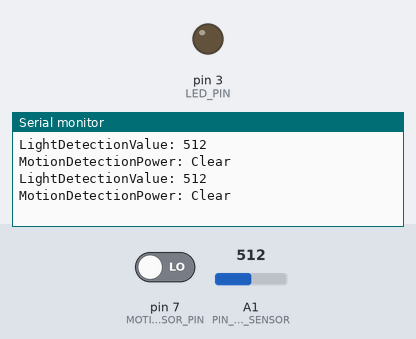
This program was run on a simulated Arduino Nano, built with avr-gcc and run on an emulated ATmega328P. On the bench: output pins drawn as LEDs (lit = HIGH), the last lines printed to the serial monitor. The inputs (shaded band) are chosen by the test bench; at power-on: pin 7 (MOTION_SENSOR_PIN) LOW, A1 (PIN_PHOTO_SENSOR) = 512.

Above: at 1.7 s.
1.8 s: pin 7 (MOTION_SENSOR_PIN) driven HIGH
At 3.4 s:
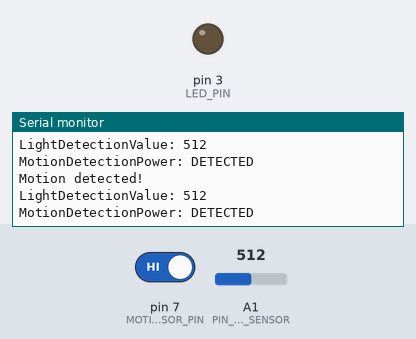
3.5 s: pin 7 (MOTION_SENSOR_PIN) driven LOW
At 4.7 s:
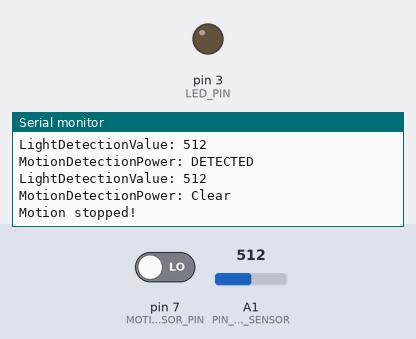

The program:

main.cpp
```cpp
#include "main.h"
#include <Arduino.h>
#include <Arduino_FreeRTOS.h>
#include <queue.h>

#define DEBUG true

QueueHandle_t queueLightDetected;
QueueHandle_t queueMotionDetected;

void setup() {
  Serial.begin(9600);

  while (!Serial) {
    ; // wait for serial port to connect. Needed for native USB
  }

  queueLightDetected = xQueueCreate(1, sizeof(bool));
  queueMotionDetected = xQueueCreate(1, sizeof(bool));

  if (queueLightDetected == NULL || queueMotionDetected == NULL) {
    Serial.println("Queue can not be created");
  }

  xTaskCreate(lightDetectionTask, "lightDetectionTask", 256, NULL, 1, NULL);
  xTaskCreate(motionDetectionTask, "motionDetectionTask", 128, NULL, 2, NULL);
  xTaskCreate(lightControlTask, "lightControlTask", 128, NULL, 3, NULL);

  vTaskStartScheduler();
}

void loop() {}

// Detect light value by photoresistor
void lightDetectionTask(void *pvParameters) {
  const int PIN_PHOTO_SENSOR = A1;

  bool lightIsDetected;

  for (;;) {
    int photoSensorValue = analogRead(PIN_PHOTO_SENSOR);
    if (DEBUG) {
      Serial.println("LightDetectionValue: " + String(photoSensorValue));
    }
    lightIsDetected = photoSensorValue < 700;
    xQueueOverwrite(queueLightDetected, &lightIsDetected);
    int delay = lightIsDetected ? 1000 : 500;
    vTaskDelay(delay / portTICK_PERIOD_MS);
  }
}

// Detect motion by HC-SR501 module
void motionDetectionTask(void *pvParameters) {
  const int MOTION_SENSOR_PIN = 7;
  pinMode(MOTION_SENSOR_PIN, INPUT);

  int motionStatePrevious, motionStateCurrent = LOW;
  bool motionIsDetected;

  for (;;) {
    motionStatePrevious = motionStateCurrent;
    motionStateCurrent = digitalRead(MOTION_SENSOR_PIN);
    if (DEBUG) {
      String powerStatus = (motionStateCurrent == HIGH) ? "DETECTED" : "Clear";
      Serial.println("MotionDetectionPower: " + powerStatus);
    }

    // pin state change: LOW -> HIGH
    if (motionStatePrevious == LOW && motionStateCurrent == HIGH) {
      motionIsDetected = true;
      xQueueOverwrite(queueMotionDetected, &motionIsDetected);
      if (DEBUG) {
        Serial.println("Motion detected!");
      }
    }
    // pin state change: HIGH -> LOW
    else if (motionStatePrevious == HIGH && motionStateCurrent == LOW) {
      motionIsDetected = false;
      xQueueOverwrite(queueMotionDetected, &motionIsDetected);
      if (DEBUG) {
        Serial.println("Motion stopped!");
      }
    }
    vTaskDelay(1000 / portTICK_PERIOD_MS);
  }
}

// Light control
void lightControlTask(void *pvParameters) {
  const int LED_PIN = 3;
  pinMode(LED_PIN, OUTPUT);

  bool lightIsDetected = true, motionIsDetected = false;

  for (;;) {
    xQueueReceive(queueLightDetected, &lightIsDetected, portMAX_DELAY);
    xQueueReceive(queueMotionDetected, &motionIsDetected, portMAX_DELAY);
    if (!lightIsDetected && motionIsDetected) {
      digitalWrite(LED_PIN, HIGH);
      vTaskDelay(2000 / portTICK_PERIOD_MS);
    } else {
      digitalWrite(LED_PIN, LOW);
      vTaskDelay(500 / portTICK_PERIOD_MS);
    }
  }
}
```

main.h
```cpp
void lightDetectionTask(void *pvParameters);

void motionDetectionTask(void *pvParameters);

void lightControlTask(void *pvParameters);

void powerControlTask(void *pvParameters);
```

Measured:
- after the input at 1.8 s, the serial monitor: prints a new line after 0.21 s (image 1)
- after the input at 3.5 s, the serial monitor: prints a new line after 0.52 s (image 2)
